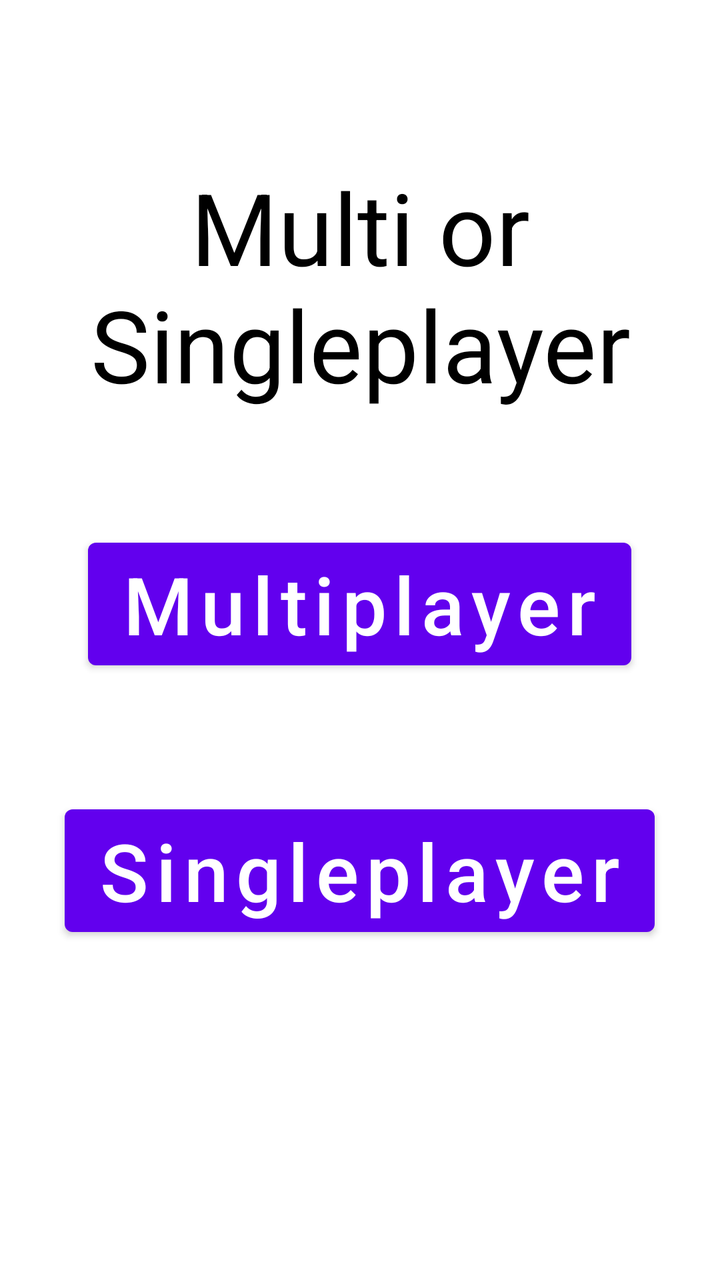
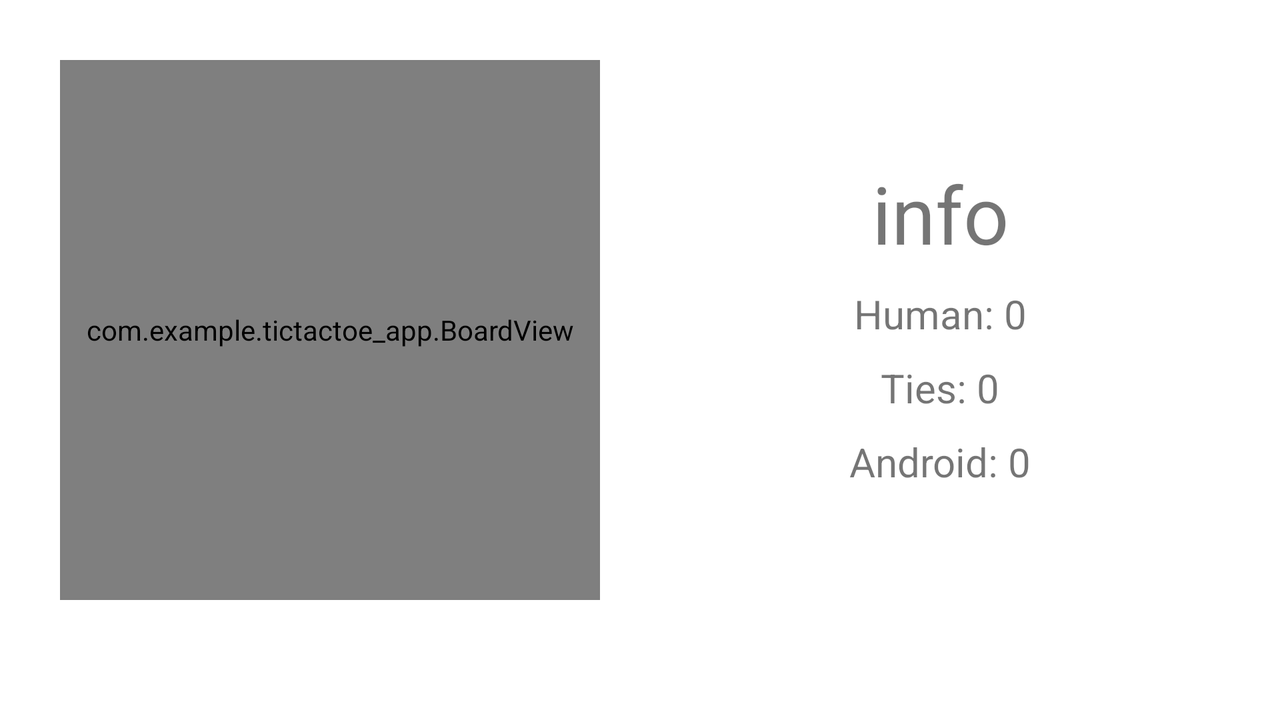

The same Android screen from two of the app's own layout files: first res/layout/ as a phone draws it, then the repository's variant for another configuration, drawn on a device whose configuration selects that folder. Both files follow.
<!-- AndroidManifest.xml: application theme Theme.TicTacToe_App -->
<!-- res/layout/activity_main.xml -->
<?xml version="1.0" encoding="utf-8"?>
<RelativeLayout xmlns:android="http://schemas.android.com/apk/res/android"
    xmlns:tools="http://schemas.android.com/tools"
    android:layout_width="match_parent"
    android:layout_height="match_parent"
    tools:context=".MultiPlayerGameSelectionActivity">

    <TextView
        android:id="@+id/selctAhead"
        android:layout_width="fill_parent"
        android:layout_height="wrap_content"
        android:layout_marginTop="80dp"
        android:gravity="center_horizontal"
        android:text="Multi or Singleplayer"
        android:textSize="50dp"
        android:textColor="@android:color/black"/>

    <Button
        android:id="@+id/btnMulti"
        android:layout_width="wrap_content"
        android:layout_height="wrap_content"
        android:text="Multiplayer"
        android:textAllCaps="false"
        android:layout_below="@id/selctAhead"
        android:layout_centerHorizontal="true"
        android:layout_marginTop="60dp"
        android:textSize="40dp"
        />

    <Button
        android:id="@+id/btnSingle"
        android:layout_width="wrap_content"
        android:layout_height="wrap_content"
        android:text="Singleplayer"
        android:textAllCaps="false"
        android:layout_below="@id/btnMulti"
        android:layout_centerHorizontal="true"
        android:layout_marginTop="60dp"
        android:textSize="40dp"
        />

</RelativeLayout>
<!-- resources referenced by this layout -->
<resources>
  <style name="Theme.TicTacToe_App" parent="Theme.MaterialComponents.DayNight.DarkActionBar">
          
          <item name="colorPrimary">@color/purple_500</item>
          <item name="colorPrimaryVariant">@color/purple_700</item>
          <item name="colorOnPrimary">@color/white</item>
          
          <item name="colorSecondary">@color/teal_200</item>
          <item name="colorSecondaryVariant">@color/teal_700</item>
          <item name="colorOnSecondary">@color/black</item>
          
          <item name="android:statusBarColor" tools:targetApi="l">?attr/colorPrimaryVariant</item>
          
      </style>
</resources>
<!-- res/layout-land/activity_main.xml (the repository's variant of the layout above) -->
<!-- drawn on the phone turned sideways -->
<?xml version="1.0" encoding="utf-8"?>
<RelativeLayout xmlns:android="http://schemas.android.com/apk/res/android"
    android:orientation="horizontal"
    android:layout_width="fill_parent"
    android:layout_height="fill_parent"
    android:gravity="center_horizontal" >

    <com.example.tictactoe_app.BoardView
        android:id="@+id/board"
        android:layout_width="270dp"
        android:layout_height="270dp"
        android:layout_marginLeft="30dp"
        android:layout_marginTop="30dp" />

    <TextView
        android:id="@+id/information"
        android:layout_width="fill_parent"
        android:layout_height="wrap_content"
        android:layout_toRightOf="@+id/board"
        android:layout_marginTop="80dp"
        android:layout_marginLeft="20dp"
        android:layout_marginRight="20dp"
        android:gravity="center_horizontal"
        android:text="info"
        android:textSize="40dp" />

    <TextView
        android:id="@+id/human"
        android:layout_width="fill_parent"
        android:layout_height="wrap_content"
        android:layout_toRightOf="@+id/board"
        android:layout_below="@+id/information"
        android:layout_marginTop="10dp"
        android:layout_marginLeft="20dp"
        android:layout_marginRight="20dp"
        android:gravity="center_horizontal"
        android:text="Human: 0"
        android:textSize="20dp" />

    <TextView
        android:id="@+id/ties"
        android:layout_width="fill_parent"
        android:layout_height="wrap_content"
        android:layout_toRightOf="@+id/board"
        android:layout_below="@+id/human"
        android:layout_marginTop="10dp"
        android:layout_marginLeft="20dp"
        android:layout_marginRight="20dp"
        android:gravity="center_horizontal"
        android:text="Ties: 0"
        android:textSize="20dp" />

    <TextView
        android:id="@+id/android"
        android:layout_width="fill_parent"
        android:layout_height="wrap_content"
        android:layout_toRightOf="@+id/board"
        android:layout_below="@+id/ties"
        android:layout_marginTop="10dp"
        android:layout_marginLeft="20dp"
        android:layout_marginRight="20dp"
        android:gravity="center_horizontal"
        android:text="Android: 0"
        android:textSize="20dp" />
</RelativeLayout>
